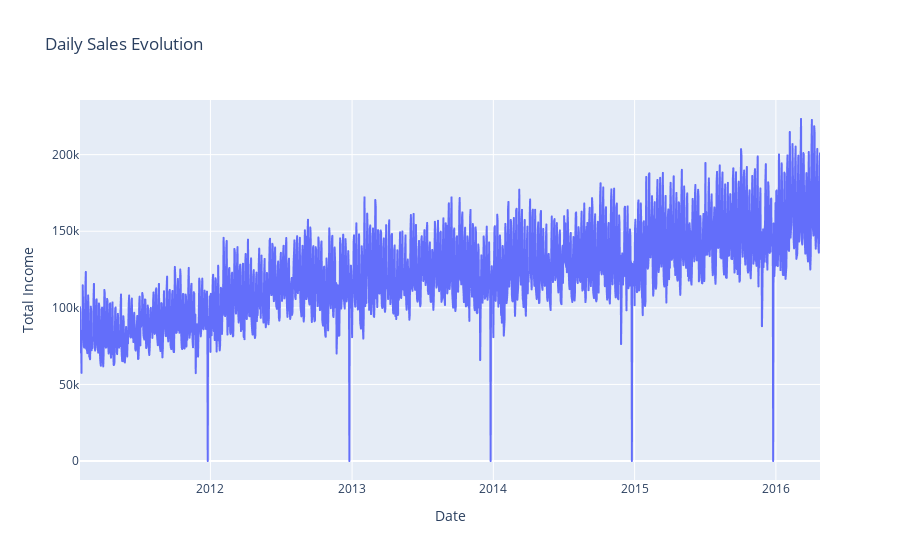

Notebook code cell kept with this figure:
### Code cell
fig = px.line(
    df, 
    x ='ds', 
    y = 'y', 
    hover_name = 'ds', 
    title = 'Daily Sales Evolution'
)
fig.update_xaxes(title = 'Date')
fig.update_yaxes(title = 'Total Income')
fig.show()

### Figure 1 — Plotly figure (JSON) as saved in the notebook; plotly's stock layout.template omitted (floating-point values rounded to 4 significant figures; data arrays with more than 128 entries replaced by an {"elided": "..."} marker saying what was removed)
{"data": [{"hovertemplate": "<b>%{hovertext}</b><br><br>ds=%{x}<br>y=%{y}<extra></extra>", "hovertext": {"elided": "1913 str values"}, "legendgroup": "", "line": {"color": "#636efa", "dash": "solid"}, "marker": {"symbol": "circle"}, "mode": "lines", "name": "", "showlegend": false, "type": "scattergl", "x": {"elided": "1913 str values"}, "xaxis": "x", "y": {"elided": "1913 float values"}, "yaxis": "y"}], "layout": {"legend": {"tracegroupgap": 0}, "title": {"text": "Daily Sales Evolution"}, "xaxis": {"anchor": "y", "domain": [0, 1], "title": {"text": "Date"}}, "yaxis": {"anchor": "x", "domain": [0, 1], "title": {"text": "Total Income"}}}}
